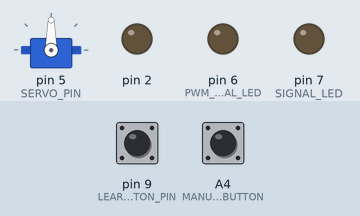
This sketch was run on a simulated Arduino Uno, built with avr-gcc and run on an emulated ATmega328P. Parts: servo, output pins drawn as LEDs (lit = HIGH). The test bench sets the inputs (shaded band); at power-on: A4 (MANUAL_MODE_BUTTON) HIGH, pin 9 (LEARN_DMX_BUTTON_PIN) HIGH.

Above: at 2.32 s.
2.7 s: A4 (MANUAL_MODE_BUTTON) pulled LOW for 0.6 s
At 3.3 s:
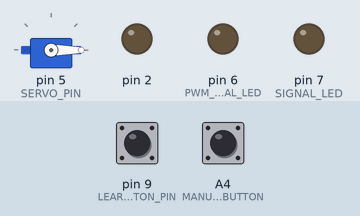
5.7 s: A4 (MANUAL_MODE_BUTTON) pulled LOW for 3.2 s
At 9.67 s:
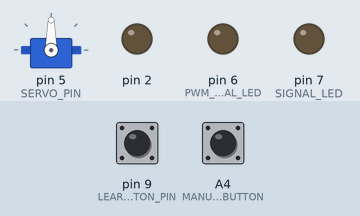
Timing chart, 0 to 16.4 s (numbered marks = the images above; inputs shaded):
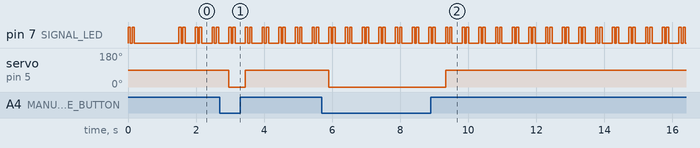

The sketch:

Shutter.ino
```cpp
#include <DMXSerial.h>
#include <EEPROM.h>
#include <Servo.h>

#define SHUTTER_HIGH 90
#define SHUTTER_LOW 0
#define SERVO_PIN 5
#define MANUAL_MODE_BUTTON A4
#define SIGNAL_LED 7
#define PWM_SIGNAL_LED 6
#define LEARN_DMX_BUTTON_PIN 9
#define DMX_EEPROM_ADDRESS 0

Servo servo;
bool lastDMXState = false;
bool lastManualState = false;
int lastServo = SHUTTER_LOW;
long lastMove = -1001;


void setup()
{
  pinMode(SIGNAL_LED, OUTPUT);
  pinMode(PWM_SIGNAL_LED, OUTPUT);
  pinMode(MANUAL_MODE_BUTTON, INPUT_PULLUP);
  pinMode(LEARN_DMX_BUTTON_PIN, INPUT_PULLUP);

  DMXSerial.init(DMXReceiver);
  servo.attach(SERVO_PIN);
  fastBlink();
  delay(1000);
}

void loop()
{
  updateLearnDMX();
  bool currentDMXState = getDMXState();
  bool currentManualState = getManualState();
  if ( currentDMXState != lastDMXState )
  {
    lastDMXState = currentDMXState;
    updateShutter( lastDMXState );
  }
  else if ( currentManualState != lastManualState )
  {
    lastManualState = currentManualState;
    updateShutter( lastManualState );
  }
  else
  {
    updateSleepMode();
  }
}

void updateLearnDMX()
{
  if ( ! digitalRead(LEARN_DMX_BUTTON_PIN) )
  {
    for (int i = 0 ; i < 512 ; i++)
    {
      if (DMXSerial.read(i) != 0)
      {
        EEPROM.write(DMX_EEPROM_ADDRESS, i & B11111111 );
        EEPROM.write(DMX_EEPROM_ADDRESS + 1, i  >> 8 & B11111111 );
        blink(3);
      }
    }
  }
}

bool getDMXState()
{
  unsigned long lastPacket = DMXSerial.noDataSince();
  if (lastPacket < 1000 )
  {
    int address = EEPROM.read(DMX_EEPROM_ADDRESS);
    address += EEPROM.read(DMX_EEPROM_ADDRESS + 1) << 8;
    int dmxValue = DMXSerial.read(address);
    analogWrite(PWM_SIGNAL_LED, dmxValue);
    if (dmxValue > 127)
    {
      return true;
    }
    else
    {
      return false;
    }
  }
  else
  {
    fastBlink();
  }
}

bool getManualState()
{
  return digitalRead( MANUAL_MODE_BUTTON );
}

void updateShutter(bool state)
{
  if ( state == true )
  {
    openShutter();
  }
  else
  {
    closeShutter();
  }
  lastMove = millis();
}

void updateSleepMode()
{
  if ( millis() - lastMove > 1000 )
  {
    servo.detach();
  }
}

void openShutter()
{
  if (lastServo != SHUTTER_HIGH)
  {
    servo.attach(SERVO_PIN);
    servo.write(SHUTTER_HIGH);
    lastServo = SHUTTER_HIGH;
  }
}

void closeShutter()
{
  if (lastServo != SHUTTER_LOW)
  {
    servo.attach(SERVO_PIN);
    servo.write(SHUTTER_LOW);
    lastServo = SHUTTER_LOW;
  }
}

void blink(int occurence)
{
  for (int i = 0 ; i < occurence ; i++)
  {
    digitalWrite(SIGNAL_LED, HIGH);
    digitalWrite(PWM_SIGNAL_LED, HIGH);
    delay(70);
    digitalWrite(SIGNAL_LED, LOW);
    digitalWrite(PWM_SIGNAL_LED, LOW);
    delay(300);
  }
}

void fastBlink()
{
  digitalWrite(SIGNAL_LED, HIGH);
  delay(70);
  digitalWrite(SIGNAL_LED, LOW);
  delay(50);
  digitalWrite(SIGNAL_LED, HIGH);
  delay(70);
  digitalWrite(SIGNAL_LED, LOW);
  delay(300);
}
```

Measured:
- after the input at 2.7 s, servo on pin 5 (SERVO_PIN): 90° → 0° after 0.26 s, → 90° 0.49 s later
- after the input at 5.7 s, servo on pin 5 (SERVO_PIN): 90° → 0° after 0.20 s, → 90° 3.4 s later
- by itself, pin 7 (SIGNAL_LED): repeats every 0.49 s: LOW 0.05 s, HIGH 0.07 s, LOW 0.30 s, HIGH 0.07 s
